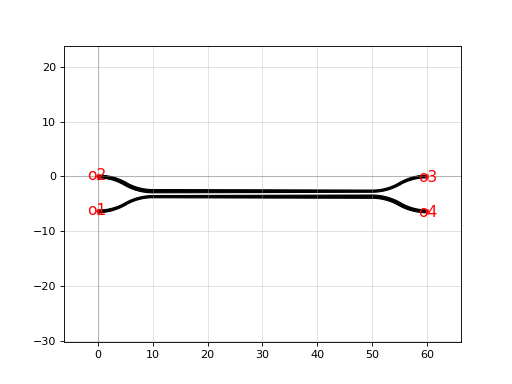

Source code (Python):
import gdsfactory as gf

c = gf.components.coupler_full(length=40.0, gap=0.5, dw=0.1, angle=0.5235987755982988, parity=1, port=(0, 0), direction='EAST', cross_section='strip')
c.plot()
